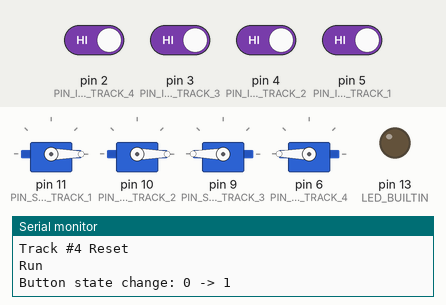
A sketch run on a simulated Arduino Uno, built with avr-gcc and run on an emulated ATmega328P. On the bench: 4 × servo, output pins drawn as LEDs (lit = HIGH), the last lines printed to the serial monitor. Inputs (shaded band) come from the test bench; at power-on: pin 2 (PIN_IR_SENSOR_TRACK_4), pin 3 (PIN_IR_SENSOR_TRACK_3), pin 4 (PIN_IR_SENSOR_TRACK_2), pin 5 (PIN_IR_SENSOR_TRACK_1) HIGH.

Above: at 1.3 s.
1.4 s: pin 2 (PIN_IR_SENSOR_TRACK_4) driven LOW
At 1.9 s:
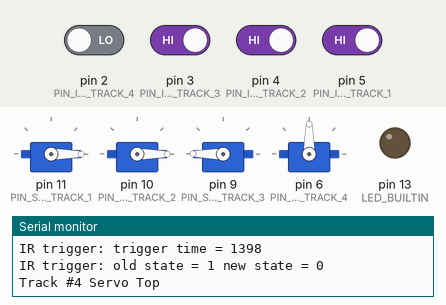
2.9 s: pin 3 (PIN_IR_SENSOR_TRACK_3) driven LOW
At 3.2 s:
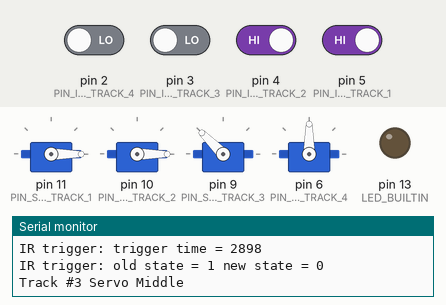
4.4 s: pin 4 (PIN_IR_SENSOR_TRACK_2) driven LOW
At 5.5 s:
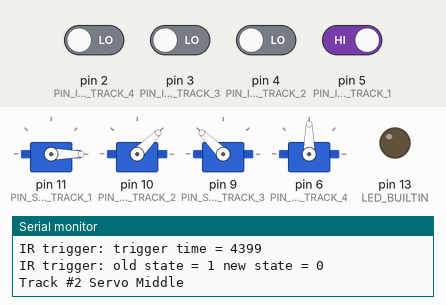
5.9 s: pin 5 (PIN_IR_SENSOR_TRACK_1) driven LOW
At 7.0 s:
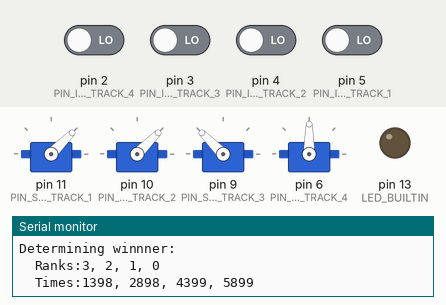
Timing chart, 0 to 8.4 s (numbered marks = the images above; inputs shaded):
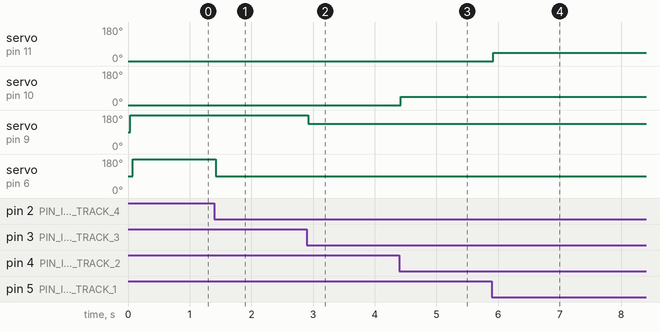

The sketch:

FinishLine.ino
```cpp
/* Finish Line
 *
 *  This is a program that will use IR LED Break beam sensors
 *  on two Matchbox Car tracks to identify the winner of a
 *  race.
 *
 *  The circuit includes two Servo motors to raise a flag to
 *  identify which track hosts the winner of the race.
 *
 *  There is also a button to reset the track for the next
 *  set of racers.
 *
 *  Servos are on Digital Pins 10 and 11
 *
 *  Race Reset button on Digital pin 0
 *
 *  Break-beam IR sensors on Digital pins 2 and 3 configured
 *      as triggered inputs.
 *
 *  Future Considerations:
 *    - Light tree to indicate when it's time to go
 *    - Light to indicate winnner in addition to Servo
 *
 */

#define DEBUG 1

#include <Servo.h>

#define NUM_TRACKS  4

#define PIN_SERVO_TRACK_1     11
#define PIN_SERVO_TRACK_2     10
#define PIN_SERVO_TRACK_3     9
#define PIN_SERVO_TRACK_4     6
#define PIN_RESET_BUTTON     0
#define PIN_IR_SENSOR_TRACK_1 5
#define PIN_IR_SENSOR_TRACK_2 4
#define PIN_IR_SENSOR_TRACK_3 3
#define PIN_IR_SENSOR_TRACK_4 2

#define PWM_LEFT_TOP     90
#define PWM_LEFT_MIDDLE  45
#define PWM_LEFT_START   0
#define PWM_RIGHT_TOP    90
#define PWM_RIGHT_MIDDLE 135
#define PWM_RIGHT_START  180


class Track
{
  protected:

    // Sensors and actuators
    Servo servo;
    int ir_state;

    // Data
    unsigned long trigger_time;
    byte triggered;

    // Configuration
    byte track_number;
    byte servo_start;
    byte servo_middle;
    byte servo_top;
    byte servo_pin;
    byte ir_sensor_pin;

  public:
    Track(byte track_number,
          byte ir_sensor_pin,
          byte servo_pin,
          byte servo_start,
          byte servo_middle,
          byte servo_top
          ) {
      // Save Configuration
      this->track_number = track_number;
      this->ir_sensor_pin = ir_sensor_pin;
      this->servo_pin = servo_pin;
      this->servo_start = servo_start;
      this->servo_middle = servo_middle;
      this->servo_top = servo_top;
    }

    void initialize() {
      // Initialize IR Sensor and Servo
      pinMode(this->ir_sensor_pin, INPUT_PULLUP);
      this->servo.attach(this->servo_pin);
      this->triggered = 0;
    }

    void reset() {
      this->set_servo_start();
      this->ir_state = digitalRead(this->ir_sensor_pin);
      this->trigger_time = 0;
      this->triggered = 0;

          #ifdef DEBUG
      Serial.print("Track #"); Serial.print(this->track_number);
      Serial.println(" Reset");
      #endif
}

    void set_servo_top(){
      this->servo.write(this->servo_top);
      #ifdef DEBUG
      Serial.print("Track #"); Serial.print(this->track_number);
      Serial.println(" Servo Top");
      #endif

    }

    void set_servo_middle(){
      this->servo.write(this->servo_middle);
      #ifdef DEBUG
      Serial.print("Track #"); Serial.print(this->track_number);
      Serial.println(" Servo Middle");
      #endif
    }

    void set_servo_start(){
      this->servo.write(this->servo_start);
      #ifdef DEBUG
      Serial.print("Track #"); Serial.print(this->track_number);
      Serial.println(" Servo Start");
      #endif
    }

    unsigned long get_trigger_time() {
      return this->trigger_time;
    }

    byte was_triggered() {
      return this->triggered;
    }

    byte check_for_ir_trigger(unsigned long time_millis) {
      // save the time of the trigger
      byte old_ir_state = this->ir_state;
      this->ir_state = digitalRead(this->ir_sensor_pin);
      if (this->ir_state != old_ir_state && this->ir_state == LOW) {
        if ( 0 == this->trigger_time) {
          this->trigger_time = time_millis;
          #ifdef DEBUG
          Serial.print("Track #"); Serial.println(this->track_number);
          Serial.print("IR trigger: trigger time = ");
          Serial.println(this->trigger_time);
          Serial.print("IR trigger: old state = ");
          Serial.print(old_ir_state);
          Serial.print(" new state = ");
          Serial.println(this->ir_state);
          #endif
          this->triggered = 1;
          return 1;
        }
      }
      return 0;
    }
};

class FinishLine
{
  protected:
    Track* track[NUM_TRACKS];
    int rank[NUM_TRACKS] = {0};
    byte rank_index = 0;

    byte button_state;
    byte running;

  void run() {
    #ifdef DEBUG
    Serial.println("Run");
    #endif

    this->running=1;
  }

  void stop() {
    #ifdef DEBUG
    Serial.println("Stop");
    #endif

    this->running=0;
  }

  public:
    FinishLine() {
      track[0] = new Track(1, PIN_IR_SENSOR_TRACK_1, PIN_SERVO_TRACK_1,
        PWM_LEFT_START, PWM_LEFT_MIDDLE, PWM_LEFT_TOP);
      track[1] = new Track(2, PIN_IR_SENSOR_TRACK_2, PIN_SERVO_TRACK_2,
        PWM_LEFT_START, PWM_LEFT_MIDDLE, PWM_LEFT_TOP);
      track[2] = new Track(3, PIN_IR_SENSOR_TRACK_3, PIN_SERVO_TRACK_3,
        PWM_RIGHT_START, PWM_RIGHT_MIDDLE, PWM_RIGHT_TOP);
      track[3] = new Track(4, PIN_IR_SENSOR_TRACK_4, PIN_SERVO_TRACK_4,
        PWM_RIGHT_START, PWM_RIGHT_MIDDLE, PWM_RIGHT_TOP);
    }

    void initialize() {
      #ifdef DEBUG
      Serial.println("Initialize");
      #endif

      // Initialize Tracks
      for (int idx = 0; idx < NUM_TRACKS; idx++) {
        this->track[idx]->initialize();
      }

      // Initialize Button
      this->button_state = 0;
      pinMode(PIN_RESET_BUTTON, INPUT_PULLUP);

      // Initialize internal LED
      pinMode(LED_BUILTIN, OUTPUT);

      this->reset_race();
    }

    void reset_race() {
      #ifdef DEBUG
      Serial.println("Reset Race");
      #endif

      // Reset Tracks to starting conditions and reset our ranking.
      for(int idx = 0; idx < NUM_TRACKS; idx++) {
        this->track[idx]->reset();
        this->rank[idx] = NUM_TRACKS;
      }
      this->rank_index=0;

      // Turn of LED
      digitalWrite(LED_BUILTIN, LOW);

      // Save the running state
      this->run();
    }

    void start_race() {
      #ifdef DEBUG
      Serial.println("Start Race");
      #endif

      // Use Flags to indicate to the racers when to start
      delay(1000);

      // Set the starting flag for each track as a count-down
      for(int idx = 0; idx < NUM_TRACKS; idx++) {
        this->track[idx]->set_servo_top();

        // illuminate the LED for 100ms
        digitalWrite(LED_BUILTIN, HIGH);
        delay(100);
        digitalWrite(LED_BUILTIN, LOW);
        delay(900);
      }
      // Put all the flags back down again
      for(int idx = 0; idx < NUM_TRACKS; idx++) {
        this->track[idx]->set_servo_start();
      }

      // Turn on the LED
      digitalWrite(LED_BUILTIN, HIGH);
    }


    byte check_tracks(unsigned long time_millis) {
      if (!this->running) { return ; }
      byte any_trigger = 0;
      byte track_triggered = 0;

      // Check to see if any of the tracks have triggered
      // if so, remember that and return that value.
      for(int idx = 0; idx < NUM_TRACKS; idx++) {
        track_triggered = this->track[idx]->check_for_ir_trigger(time_millis);
        if (track_triggered) {
          this->rank[rank_index] = idx;
          this->rank_index++;

          // Determine if we won and raise our flag accordingly
          if(this->track[idx]->get_trigger_time() ==
             this->track[this->rank[0]]->get_trigger_time())
            {
              // If we have the same time as the first ranked track then we won (or tied)
              // This could cover if we are the winner, or if there's a tie.
              this->track[idx]->set_servo_top();
            }
            else {
              // we didn't win...
              this->track[idx]->set_servo_middle();
            }
        }
        any_trigger |= track_triggered;
      }

      return any_trigger;
    }

    byte check_race_reset() {
      // check state of race reset button
      byte old_state = this->button_state;
      this->button_state = digitalRead(PIN_RESET_BUTTON);

      if (old_state != this->button_state) {
        #ifdef DEBUG
        Serial.print("Button state change: ");
        Serial.print(old_state);
        Serial.print(" -> ");
        Serial.println(this->button_state);
        #endif

        return (LOW == this->button_state);
        }
      return 0;
    }

    void check_if_done() {
      boolean done = true;

      if (!this->running) { return ; }

      // check to see if they've all triggered.
      for(int idx = 0; idx < NUM_TRACKS; idx++) {
        done &= this->track[idx]->was_triggered();
      }
      if (done) {
        this->stop();

        #ifdef DEBUG
        boolean comma = false;
        Serial.println("Determining winnner:");
        Serial.print("  Ranks:");
        for(int idx = 0; idx < NUM_TRACKS; idx++) {
          if (comma) { Serial.print( ", "); }
          Serial.print( rank[idx]);
          comma = true;
        }
        Serial.println();
        Serial.print("  Times:");
        comma = false;
        for(int idx = 0; idx < NUM_TRACKS; idx++) {
          if (comma) { Serial.print( ", "); }
          Serial.print( this->track[rank[idx]]->get_trigger_time());
          comma = true;
        }
        Serial.println();
        #endif

      }
    }

};

FinishLine controller;

void setup() {
  // put your setup code here, to run once:

  #ifdef DEBUG
  Serial.begin(9600);
  #endif

  controller.initialize();
}

void loop() {
  if ( controller.check_race_reset() ) {
    // Check to see if a race reset has been requested.  If so, do it.
    controller.reset_race();
    controller.start_race();
  }
  else {
    // otherwise, we're off to the races!
    unsigned long t = millis();
    if (controller.check_tracks(t)) {
      controller.check_if_done();
    }
  }
}
```

Measured:
- after the input at 1.4 s, servo on pin 6 (PIN_SERVO_TRACK_4): 180° → 90° at once
- after the input at 2.9 s, servo on pin 9 (PIN_SERVO_TRACK_3): 180° → 135° at once
- after the input at 4.4 s, servo on pin 10 (PIN_SERVO_TRACK_2): 0° → 45° at once
- after the input at 5.9 s, servo on pin 11 (PIN_SERVO_TRACK_1): 0° → 45° at once
